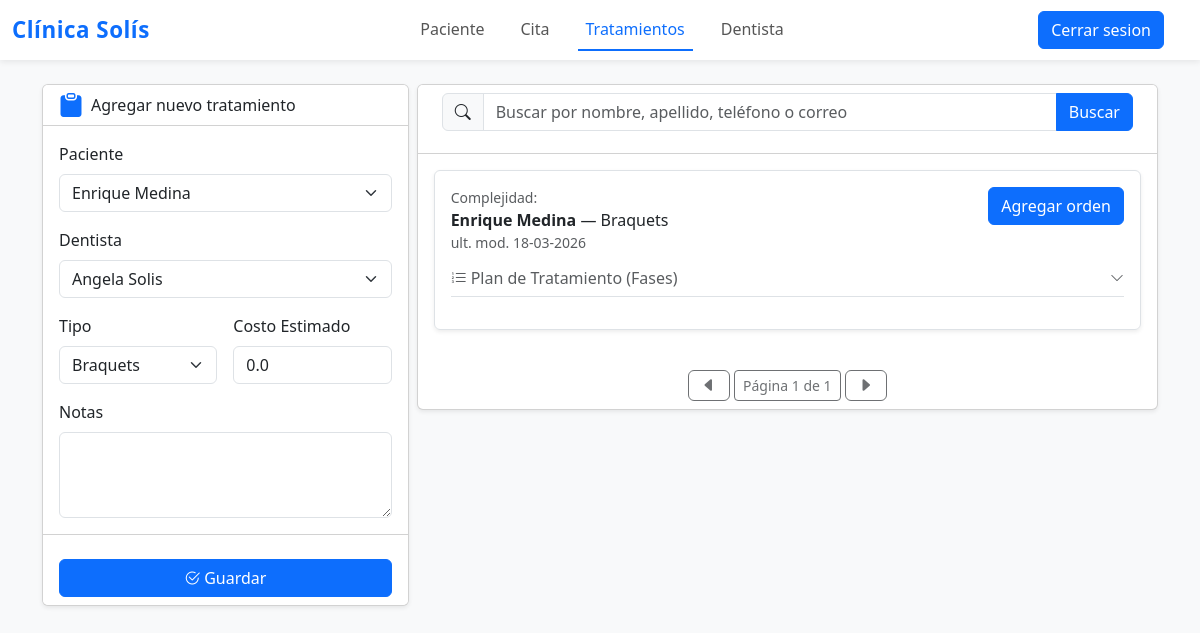
Page /tratamientos/ (signed in) on the committed database.
### tratamientos/models.py (models this page shows)
class PlanTratamiento(models.Model):
    tratamiento=models.ForeignKey(TipoTratamiento,  default=1,on_delete=models.CASCADE)
    paciente=models.ForeignKey(Paciente, default=1,
                            on_delete=models.CASCADE)
    dentista=models.ForeignKey(Dentista, default=1,
                            on_delete=models.CASCADE)
    notas=models.TextField(blank=True, null=True)
    estado=models.CharField(max_length=1,
                            choices=[('C','Cancelado'),('E','En Proceso'),('T','Completado')], default='E')
    creada=models.DateTimeField(auto_now_add=True)
    actualizada=models.DateTimeField(auto_now=True, blank=True, null=True)
    precio_estimado = models.DecimalField(max_digits=10, decimal_places=2, default=0.00)

class TipoTratamiento(models.Model):
    nombre = models.CharField(max_length=100)
    def __str__(self):
        return self.nombre

### paciente/models.py (models this page shows)
class Paciente(models.Model):
    solo_numeros = RegexValidator(
        regex=r'^\d{8}$',
        message='El teléfono debe contener solo números.',
        code='invalid_number'
    )
    nb1 = models.CharField(max_length=30)
    nb2 = models.CharField(max_length=30, blank=True, null=True)
    ap1 = models.CharField(max_length=30)
    ap2 = models.CharField(max_length=30, blank=True, null=True)
    telefono = models.CharField(max_length=8, validators=[solo_numeros], blank=False, null=False)#, default='')
    correo = models.EmailField(blank=True, null=True)
    sexo=models.CharField(max_length=10, choices=[('M','Masculino'),('F','Femenino')])
    fecha_registro = models.DateTimeField(auto_now_add=True)
    cedula=models.CharField(
        max_length=16,
        blank=True,
        null=True,
    )
    es_menor = models.BooleanField(default=False)
    usuario = models.ForeignKey(settings.AUTH_USER_MODEL, on_delete=models.PROTECT, null=True, blank=True)
    def __str__(self):
        return f"{self.nb1} {self.ap1}"

### tratamientos/views.py (the view, shortened to what this page needs)
# urls.py: path('', views.tratamiento, name='tratamiento')
@login_required
def tratamiento(request):
    formTratamiento = FormPlanTratamiento()
    formItem = FormPlanItems()
    formCita = FormCita()
    q = request.GET.get('q', '').strip()
    tratamientos = PlanTratamiento.objects.all().order_by('-estado', '-creada').prefetch_related('plan_items', 'plan_items__itemsesion_set', 'plan_items__itemsesion_set__cita')
    accion = request.POST.get('accion')
    paginator = Paginator(tratamientos, 4)
    page_number = request.GET.get('page')
    page_obj = paginator.get_page(page_number)
    context = {
        'formTratamiento': formTratamiento,
        'formItem':formItem,
        'page_obj':page_obj,
        'q':q,
        'formCita':formCita
    }
    return render(request, 'tratamiento.html', context)

### tratamientos/forms.py
class FormPlanItems(forms.ModelForm):
    class Meta:
        model = PlanItems
        fields = ['nombre', 'orden', 'notas']
        labels = {
            'nombre': 'Nombre del Item',
            'orden': 'Orden del Item',
            'notas': 'Notas Adicionales',
        }
        widgets = {
            'nombre': forms.TextInput(attrs={
                'class': 'form-control',
            }),
            'orden': forms.HiddenInput(),
            'notas': forms.Textarea(attrs={
                'class': 'form-control',
                'rows': 3,
            }),
        }
    def __init__(self, *args, **kwargs):
        plan_tratamiento = kwargs.get('initial', {}).get('plan_tratamiento')
        super().__init__(*args, **kwargs)
        if plan_tratamiento:
            ultimo_plan_item = PlanItems.objects.filter(plan_tratamiento=plan_tratamiento).order_by('-orden').first()
            if ultimo_plan_item:
                self.fields['orden'].initial = ultimo_plan_item.orden + 1
            else:
                self.fields['orden'].initial = 1
        self.fields['orden'].required = False

### dentista/models.py (called while the page is built)
    def __str__(self):
        return f"{self.nb1} {self.ap1}"

### tratamientos/templates/tratamiento.html (shortened to what this page needs)
{% extends 'base.html' %}
{% block content %}
<div class="row g-2">
    <div class="col-12 col-lg-4">
        <form action method="POST">
            <div class="card shadow-sm">
                <div
                    class="card-header card-header-slim bg-white d-flex align-items-center">
                    <i class="bi bi-clipboard-fill fs-4 me-2 text-primary"></i>
                    <div class="seccion-tittle">Agregar nuevo tratamiento</div>
                </div>
                <div class="card-body">
                    <div class="row g-3">
                        <div class="col-12">
                            <label class="form-label ">Paciente</label>
                            {{ formTratamiento.paciente }}
                        </div>
                        <div class="col-12">
                            <label class="form-label">Dentista</label>
                            {{ formTratamiento.dentista }}
                        </div>
                        <div class="col-6">
                            <label class="form-label">Tipo</label>
                            {{ formTratamiento.tratamiento }}
                        </div>
                        <div class="col-6">
                            <label class="form-label">Costo Estimado</label>
                            {{ formTratamiento.precio_estimado }}
                        </div>
                        <div class="col-12">
                            <label class="form-label">Notas</label>
                            {{ formTratamiento.notas }}
                        </div>
                    </div>
                </div>
                <div class="card-footer bg-white">
                    <div class="d-grid mt-3">
                        <button type="submit" class="btn btn-primary btn"
                            name="accion" value="guardarTratamiento"><i
                                class="bi bi-check2-circle me-1"></i>Guardar</button>
                    </div>
                </div>
            </div>
        </form>
    </div>
    <div class="col-12 col-lg-8">
        <div class="card shadow-sm">
            <div
                class="card-header card-header-slim bg-white d-flex align-items-center justify-content-between py-2">
                <form method="get" class="flex-grow-1 mx-2 small"
                    role="search">
                    <div class="input-group">
                        <span class="input-group-text">
                            <i class="bi bi-search"></i>
                        </span>
                        <input
                            type="text"
                            class="form-control"
                            name="q"
                            placeholder="Buscar por nombre, apellido, teléfono o correo"
                            value="{{ q }}">
                        <button class="btn btn-primary"
                            type="submit">Buscar</button>
                    </div>
                </form>
            </div>
            <div class="card-body">
                {% for tratamientos in page_obj %}
                <div class="card-body mb-2 border rounded shadow-sm ">
                    <div
                        class="d-flex justify-content-between align-items-start">
                        <div class="gap-2">
                            <span class="text-muted small">
                                Complejidad:
                            </span>
                            <div><strong>{{ tratamientos.paciente }}</strong>
                                — {{tratamientos.tratamiento}}</div>
                            <span class="text-muted small">
                                ult. mod. {{tratamientos.actualizada |date:"d-m-20y"}}
                            </span>
                        </div>
                        <div class="text-end ">
                            <form action method="post">
                                <button type="button" data-bs-toggle="modal"
                                    data-bs-target="#AgregarOrdenModal{{ tratamientos.id }}"
                                    class="btn btn-primary">Agregar
                                    orden</button>
                            </form>
                        </div>
                    </div>
                    <div class="mt-3">
                        <h6
                            class="text-muted border-bottom pb-2 mb-3 d-flex justify-content-between align-items-center"
                            style="cursor: pointer;"
                            data-bs-toggle="collapse"
                            data-bs-target="#collapseFases{{ tratamientos.id }}"
                            aria-expanded="true"
                            aria-controls="collapseFases{{ tratamientos.id }}">
                            <span>
                                <i class="bi bi-list-ol me-1"></i>Plan de
                                Tratamiento (Fases)
                            </span>
                            <i class="bi bi-chevron-down small"></i>
                        </h6>
                    </div>
                </div>
                {% endfor %}
            </div>
            <div class="pagination justify-content-center mt-3 m-2">
                {% if page_obj.has_previous %}
                <a class="btn btn-outline-primary bi bi-caret-left-fill me-1"
                    href="?page={{ page_obj.previous_page_number }}&q={{ q }}"></a>
                {% elif not page_obj.has_previous %}
                <span class="btn bi bi-caret-left-fill disabled me-1"></span>
                {% endif %}
                <span class="btn btn-sm disabled align-items-end">Página {{page_obj.number }} de {{ page_obj.paginator.num_pages}}</span>
                {% if page_obj.has_next %}
                <a class="btn btn-outline-primary bi bi-caret-right-fill ms-1"
                    href="?page={{ page_obj.next_page_number }}&q={{ q }}"></a>
                {% elif not page_obj.has_next %}
                <span class="btn bi bi-caret-right-fill disabled ms-1"></span>
                {% endif %}
            </div>
        </div>
    </div>
</div>
{% endblock %}

### rows in the picture
PlanTratamiento: paciente "Enrique Medina", tratamiento "Braquets", actualizada "18-03-2026"

### other values in the picture
{{ page_obj.number }} "1"
{{ page_obj.paginator.num_pages }} "1"
